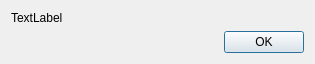
<?xml version="1.0" encoding="UTF-8"?>
<ui version="4.0">
 <class>CustomTextDialog</class>
 <widget class="QDialog" name="CustomTextDialog">
  <property name="geometry">
   <rect>
    <x>0</x>
    <y>0</y>
    <width>315</width>
    <height>63</height>
   </rect>
  </property>
  <property name="windowTitle">
   <string>Du vann!</string>
  </property>
  <property name="accessibleName">
   <string>MainWindow</string>
  </property>
  <layout class="QGridLayout" name="gridLayout">
   <item row="0" column="0">
    <layout class="QVBoxLayout" name="MainVLayout">
     <item>
      <widget class="QLabel" name="CustomLabel">
       <property name="accessibleName">
        <string>CustomLabel</string>
       </property>
       <property name="text">
        <string>TextLabel</string>
       </property>
       <property name="alignment">
        <set>Qt::AlignLeading|Qt::AlignLeft|Qt::AlignTop</set>
       </property>
      </widget>
     </item>
    </layout>
   </item>
   <item row="1" column="0">
    <widget class="QDialogButtonBox" name="buttonBox">
     <property name="orientation">
      <enum>Qt::Horizontal</enum>
     </property>
     <property name="standardButtons">
      <set>QDialogButtonBox::Ok</set>
     </property>
    </widget>
   </item>
  </layout>
 </widget>
 <resources/>
 <connections>
  <connection>
   <sender>buttonBox</sender>
   <signal>accepted()</signal>
   <receiver>CustomTextDialog</receiver>
   <slot>accept()</slot>
   <hints>
    <hint type="sourcelabel">
     <x>248</x>
     <y>254</y>
    </hint>
    <hint type="destinationlabel">
     <x>157</x>
     <y>274</y>
    </hint>
   </hints>
  </connection>
  <connection>
   <sender>buttonBox</sender>
   <signal>rejected()</signal>
   <receiver>CustomTextDialog</receiver>
   <slot>reject()</slot>
   <hints>
    <hint type="sourcelabel">
     <x>316</x>
     <y>260</y>
    </hint>
    <hint type="destinationlabel">
     <x>286</x>
     <y>274</y>
    </hint>
   </hints>
  </connection>
 </connections>
</ui>
